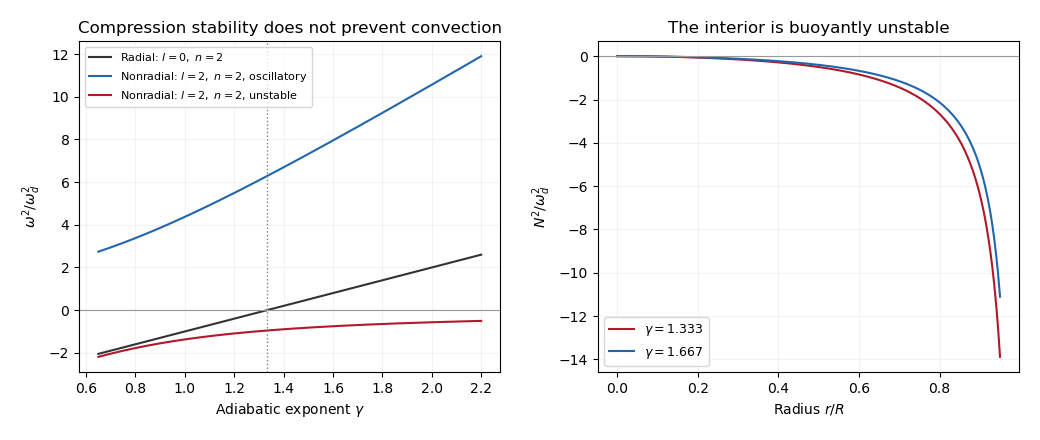

The Python source for this figure:
"""Uniform-density gas-star stability. Python 3.14, NumPy 2.3.5, Matplotlib 3.10.7."""
from pathlib import Path
import numpy as np
import matplotlib
matplotlib.use("Agg")
import matplotlib.pyplot as plt

gamma = np.linspace(0.65, 2.2, 500)
h = 7 * gamma - 4  # n=2, l=2
xp = (h + np.sqrt(h*h + 24)) / 2
xm = -6 / xp
fig, ax = plt.subplots(1, 2, figsize=(10.4, 4.4), dpi=100, facecolor="white")
ax[0].plot(gamma, 3*gamma-4, color="#333333", label=r"Radial: $l=0,\ n=2$")
ax[0].plot(gamma, xp, color="#2166ac", label=r"Nonradial: $l=2,\ n=2$, oscillatory")
ax[0].plot(gamma, xm, color="#b2182b", label=r"Nonradial: $l=2,\ n=2$, unstable")
ax[0].axhline(0, color="0.6", linewidth=.8)
ax[0].axvline(4/3, color="0.5", linestyle=":", linewidth=1)
ax[0].set(xlabel=r"Adiabatic exponent $\gamma$", ylabel=r"$\omega^2/\omega_d^2$", title="Compression stability does not prevent convection")
ax[0].legend(fontsize=8, loc="upper left")
ax[0].grid(alpha=.15)
r = np.linspace(0, .95, 400)
for g, color in [(4/3, "#b2182b"), (5/3, "#2166ac")]:
    ax[1].plot(r, -2*r*r/(g*(1-r*r)), color=color, label=r"$\gamma=$"+str(round(g, 3)))
ax[1].axhline(0, color="0.6", linewidth=.8)
ax[1].set(xlabel=r"Radius $r/R$", ylabel=r"$N^2/\omega_d^2$", title="The interior is buoyantly unstable")
ax[1].legend(fontsize=9)
ax[1].grid(alpha=.15)
fig.tight_layout(pad=1.5)
fig.savefig(Path.cwd() / "paper-57-stellar-stability.png", dpi=100, facecolor="white", transparent=False)
plt.close(fig)
